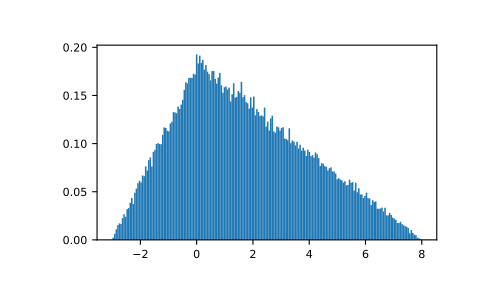

Generate this figure with Python:
# Draw values from the distribution and plot the histogram:

import matplotlib.pyplot as plt
h = plt.hist(np.random.default_rng().triangular(-3, 0, 8, 100000), bins=200,
             density=True)
plt.show()
